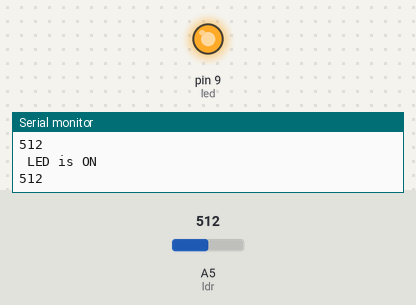
Simulated run of this sketch. Board: Arduino Uno, built with avr-gcc and run on an emulated ATmega328P. On the bench: output pins drawn as LEDs (lit = HIGH), the last lines printed to the serial monitor. The test bench sets the inputs (shaded band); at power-on: A5 (ldr) = 512.

Above: at 2.8 s.
2.9 s: A5 (ldr) set to 317
5.6 s: A5 (ldr) set to 285
At 6.6 s:
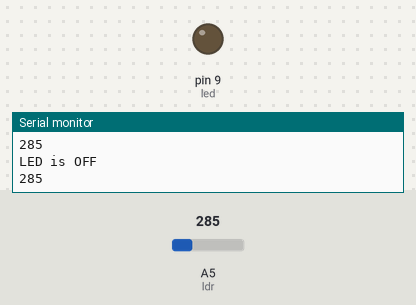
8.3 s: A5 (ldr) set to 306
At 10.9 s:
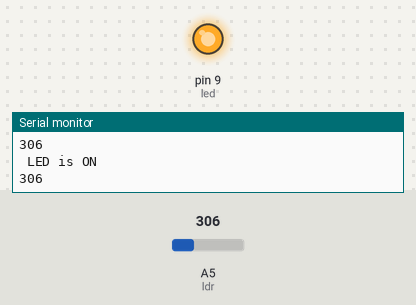
11.5 s: A5 (ldr) set to 290
At 12.5 s:
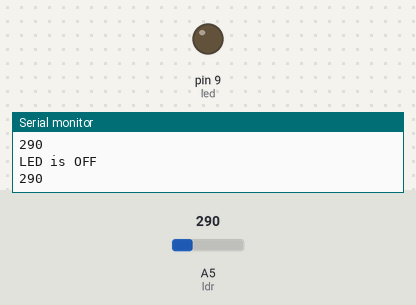
Timing chart, 0 to 14.5 s (numbered marks = the images above; inputs shaded):
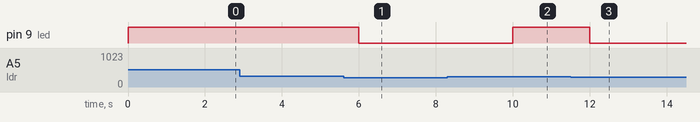

The sketch:

PHOTORESISTOR.ino
```cpp
 int led = 9;
 int ldr = A5;

void setup()
{
    Serial.begin(9600);
    pinMode(led, OUTPUT);
   // pinMode(ldr, INPUT);
}

void loop()
{

          int ldrStatus = analogRead(ldr);
          Serial.println(ldrStatus);
          if (ldrStatus >=300)
            {
              digitalWrite(led, HIGH);
              Serial.println(" LED is ON");
              Serial.println(ldrStatus);
            }

          else
            {
              digitalWrite(led, LOW);
              Serial.println("LED is OFF");
              Serial.println(ldrStatus);
            }
         delay(2000);
}
```

Measured:
- the behaviour switches between 300 and 299 on A5 (ldr) (found by bisection; images 0 and 1)
- after the input at 5.6 s, pin 9 (led): HIGH → LOW after 0.40 s
- after the input at 8.3 s, pin 9 (led): LOW → HIGH after 1.7 s
- after the input at 11.5 s, pin 9 (led): HIGH → LOW after 0.50 s
